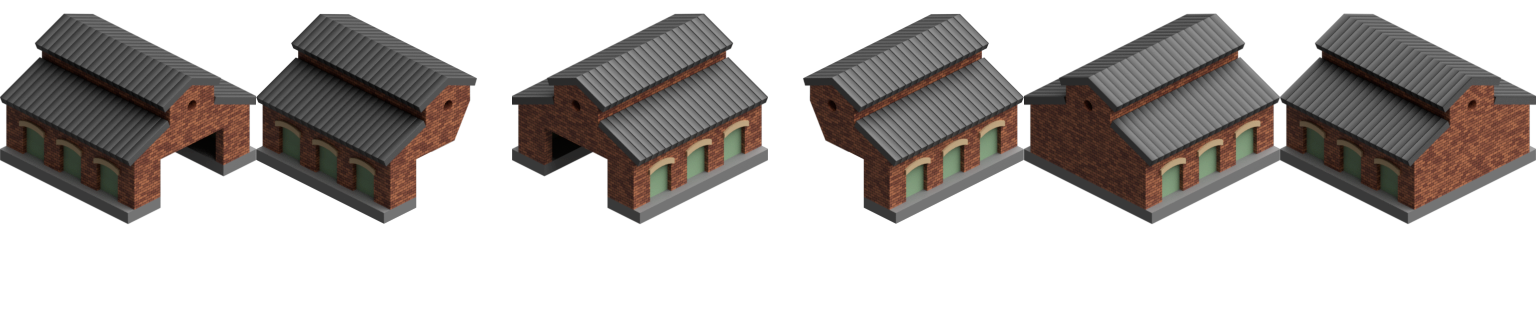
#> input picture gfx/32bpp/train-depot/x4/train-depot.png, 1536 x 320 px
$ python process-train-depot.py
#> lines starting #> are read from the running program, lines starting #| are printed output that depends on the picture
### gfx/_resizer.py
from PIL import Image
import os
import argparse
import shutil

def resize(options):
  input_path    = options['input']

  if 'output'        in options:
    output_path   = options['output']
  else:
    output_path   = ''

  if 'divider'       in options:
    divider       = options['divider']
  else:
    divider       = 4

  if 'remove_frames' in options:
    remove_frames = options['remove_frames']
  else:
    remove_frames = False

  if 'skip_resizer'  in options:
    skip_resizer  = options['skip_resizer']
  else:
    skip_resizer  = False

  if remove_frames == True:
    png = '.png'
    png_charcount = len(png)
    path_without_png = input_path[:-png_charcount]

    remove_char = True
    while remove_char == True:
      last_char = path_without_png[-1:]
      if   last_char == '0':
        remove_char = True
      elif last_char == '1':
        remove_char = True
      elif last_char == '2':
        remove_char = True
      elif last_char == '3':
        remove_char = True
      elif last_char == '4':
        remove_char = True
      elif last_char == '5':
        remove_char = True
      elif last_char == '6':
        remove_char = True
      elif last_char == '7':
        remove_char = True
      elif last_char == '8':
        remove_char = True
      elif last_char == '9':
        remove_char = True
      elif last_char == '_':
        remove_char = True
      elif last_char == '-':
        remove_char = True
      else:
        remove_char = False

      if remove_char == True:
        path_without_png = path_without_png[:-1]

    # end of removing characters

    new_input_path = path_without_png + png
    shutil.move(input_path, new_input_path)
    input_path = new_input_path
    print('Input path without frame count is:', input_path)


  if skip_resizer == False:
    if output_path == '':
      print('No output path given, no resizing done.')
    else:
      input_image = Image.open(input_path)
#> input_image is the input picture: PIL image 1536x320 RGBA; mean R, G, B, A 36.9, 32.6, 30.4, 102.3
      output_width = int(input_image.width/divider)
#> output_width = 384
      output_height = int(input_image.height/divider)
#> output_height = 80

      output_image = input_image.resize((output_width, output_height), Image.Resampling.NEAREST)
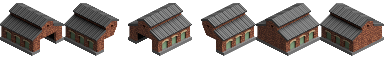
#> output_image: PIL image 384x80 RGBA; mean R, G, B, A 36.9, 32.6, 30.4, 102.2; transparent parts drawn white

      output_folder = os.path.dirname(output_path)
      os.makedirs(output_folder, exist_ok = True)
      output_image.save(output_path)

    print('Resizing finished!')


# [35 lines that do not run on import are left out]

### gfx/process-train-depot.py
# _resizer.py -r -d 4 -i 32bpp/train-depot/x4/train-depot_0000.png    -o 32bpp/train-depot/x1/train-depot-x1.png

# RGBA-EATER.py -n train-depot/x4/train-depot        -e ALL
# RGBA-EATER.py -n train-depot/x1/train-depot-x1     -e ALL

# cd ..

# C:\NML\nmlc -c --default-lang=english.lng --grf=BRIX.grf BRIX.nml
# copy /Y BRIX.grf "C:\Users\V\Documents\OpenTTD\newgrf"
# pause


# Resizing x4 to x1
from _resizer import resize
resize(
    {
        'input' : '32bpp/train-depot/x4/train-depot.png',
        'output' : '32bpp/train-depot/x1/train-depot-x1.png',
        'divider' : 4
    }
)

# RGBA Eater
import subprocess
subprocess.run(['python', 'RGBA-EATER.py', '-n', 'train-depot/x4/train-depot',    '-e', 'ALL'])
subprocess.run(['python', 'RGBA-EATER.py', '-n', 'train-depot/x1/train-depot-x1',    '-e', 'ALL'])

# compile the grf etc
import os
os.chdir('..')
subprocess.run(['python', '_SHIT-BRIX_.py'])

$ run again, with gfx/32bpp/train-depot/x4/train-depot_0000.png copied over gfx/32bpp/train-depot/x4/train-depot.png
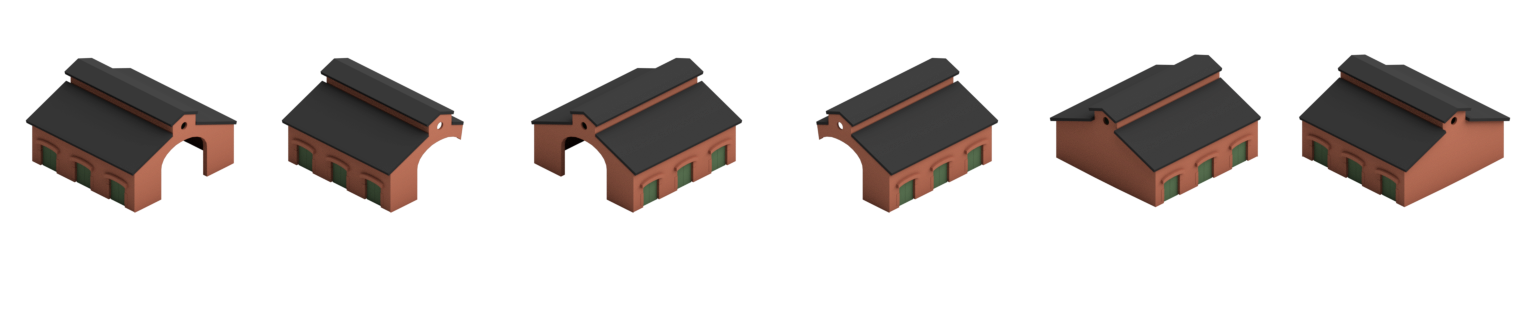
#> input picture gfx/32bpp/train-depot/x4/train-depot_0000.png, 1536 x 320 px
#> in resize, input_image is the input picture: PIL image 1536x320 RGBA; mean R, G, B, A 19.8, 15.1, 13.3, 57.5
#> in resize, `output_image = input_image.resize((output_width, output_height), Image..`:
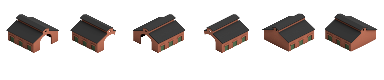
#> output_image: PIL image 384x80 RGBA; mean R, G, B, A 19.8, 15.1, 13.3, 57.4; transparent parts drawn white
